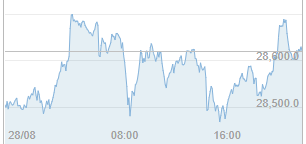
#> input picture ImageM/image3.PNG, 306 x 144 px, given in place of 13_CNN_conv_imag_ex.jpg, which was not available
$ jupyter execute --allow-errors CNN_main__teacher.ipynb   (shell and % lines are left out)   (text cells are left out)
#> lines starting #> are read from the running program, lines starting #| are printed output that depends on the picture; pictures that were not available may be replaced by others from this repository, and a replacement may not be noted
[cell 1]
import numpy as np

def convolve2d(input_, kernel):
    input_shape = input_.shape
    kernel_shape = kernel.shape
    output_shape = (input_shape[0] - kernel_shape[0],
                    input_shape[1] - kernel_shape[1])
    output = np.zeros(output_shape)
    for x in range(output_shape[0]):
        for y in range(output_shape[1]):
            i = input_[x:x+kernel_shape[0], y:y+kernel_shape[1]]
            output[x, y] = np.sum(i * kernel)
    return output

[cell 2]
import matplotlib.pyplot as plt
from skimage import io, color
from skimage import exposure

[cell 3]
def load_image(path):
    # Load the image
#> called with path = '../imgs/13_CNN_conv_imag_ex.jpg'
    img = io.imread(path)
#> img is the input picture: shape (144, 306, 4); mean R, G, B, A 236.6, 242.7, 246.3, 255
    # Convert the image to grayscale (1 channel)
    img = color.rgb2gray(img)
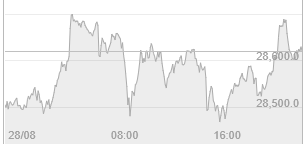
#> img: shape (144, 306) float64; min 0.627, max 1, mean 0.948
    return img

[cell 4]
import warnings

def run(image_path, kernel=np.array([[-1,-1,-1],[-1,8,-1],[-1,-1,-1]])):
    img = load_image(image_path)
    edges = convolve2d(img, kernel)
    # Adjust the contrast of the filtered image by applying Histogram Equalization
    with warnings.catch_warnings():
        warnings.simplefilter("ignore")
        edges_equalized = exposure.equalize_adapthist(edges/np.max(np.abs(edges)), clip_limit=0.03)
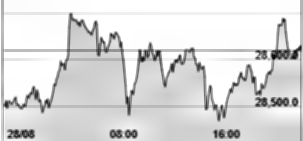
#> edges_equalized: shape (141, 303) float64; min 0, max 1, mean 0.861
        plt.imshow(edges_equalized, cmap=plt.cm.gray)
        plt.axis('off')
        plt.show()

[cell 5]
run('../imgs/13_CNN_conv_imag_ex.jpg', np.array([[1,1,1],[1,1,1],[1,1,1]])/9.0) #Blur filter

[cell 6]
run('../imgs/13_CNN_conv_imag_ex.jpg', np.array([[0,-1,0],[-1,5,-1],[0,-1,0]])) #Sharpen filter
#> call 2 of run, with image_path = '../imgs/13_CNN_conv_imag_ex.jpg', kernel = array of shape (3, 3)
#> after the loop in convolve2d (call 2), `for x in range(output_shape[0]):`:
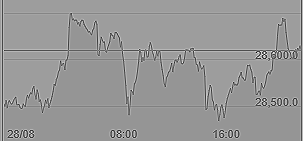
#> output: shape (141, 303) float64; min -0.456, max 1.9, mean 0.947; drawn with min black and max white
#> in run (call 2), `edges_equalized = exposure.equalize_adapthist(edges/np.max(np.abs(edge..`:
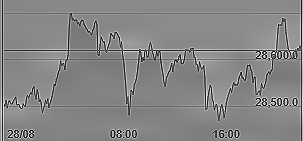
#> edges_equalized: shape (141, 303) float64; min 0, max 1, mean 0.526

[cell 7]
def convolve2d_stride(input_, kernel, stride):
#> called with kernel = array of shape (3, 3), stride = 4
    input_shape = input_.shape
#> input_shape = (144, 306)
    kernel_shape = kernel.shape
    output_shape = np.array([input_shape[0] - kernel_shape[0],
                    input_shape[1] - kernel_shape[1]]) // stride
#> output_shape = [35, 75]
    output_shape = output_shape + 1 if stride > 1 else output_shape
#> output_shape = [36, 76]
    output = np.zeros(output_shape)
    for i, x in enumerate(range(0, input_shape[0] - kernel_shape[0], stride)):
        for j, y in enumerate(range(0, input_shape[1] - kernel_shape[1], stride)):
            m = input_[x:x + kernel_shape[0],
                       y:y + kernel_shape[1]]
            output[i, j] = np.sum(m * kernel)
#> output: shape (36, 76) float64
    return output

[cell 8]
def run_stride(image_path, kernel=np.array([[-1,-1,-1],[-1,8,-1],[-1,-1,-1]]), stride=2):
    img = load_image(image_path)
    edges = convolve2d_stride(img, kernel, stride)
    # Adjust the contrast of the filtered image by applying Histogram Equalization
    with warnings.catch_warnings():
        warnings.simplefilter("ignore")
        edges_equalized = exposure.equalize_adapthist(edges/np.max(np.abs(edges)), clip_limit=0.03)
#> edges_equalized: shape (36, 76) float64
        plt.imshow(edges_equalized, cmap=plt.cm.gray)    # plot the edges_clipped
        plt.axis('off')
        plt.show()

[cell 9]
run_stride('../imgs/13_CNN_conv_imag_ex.jpg', np.array([[0,-1,0],[-1,5,-1],[0,-1,0]]), 4)

[cell 10]
run_stride('../imgs/13_CNN_conv_imag_ex.jpg', np.array([[0,-1,0],[-1,5,-1],[0,-1,0]]), 10)
#> call 2 of run_stride, with image_path = '../imgs/13_CNN_conv_imag_ex.jpg', kernel = array of shape (3, 3), stride = 10
#> in run_stride (call 2), `plt.show()`:
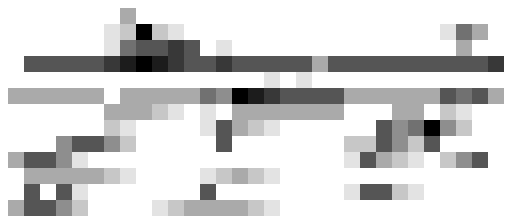
#> figure drawn by matplotlib, 1 panel

[cell 11]
def convolve2d_stride_padding(input_, kernel, stride, padding):
#> called with kernel = array of shape (3, 3), stride = 1, padding = 1
    input_shape = input_.shape
#> input_shape = (144, 306)
    kernel_shape = kernel.shape
    output_shape = (np.array([input_shape[0] - kernel_shape[0],
                    input_shape[1] - kernel_shape[1]]) + 2 * padding)// stride
#> output_shape = [143, 305]
    output_shape = output_shape + 1 if stride > 1 or padding > 1 else output_shape

    zero_padding_x = np.zeros((padding, input_shape[1]))
    input_padding = np.vstack((zero_padding_x, input_, zero_padding_x))
    ipad_shape = input_padding.shape
#> ipad_shape = (146, 306)
    zero_padding_y = np.zeros((ipad_shape[0], padding))
#> zero_padding_y = 146 values from 0 to 0
    input_padding = np.hstack((zero_padding_y, input_padding, zero_padding_y))
#> input_padding: shape (146, 308) float64
    ipad_shape = input_padding.shape

    output = np.zeros(output_shape)
    for i, x in enumerate(range(0, ipad_shape[0] - kernel_shape[0], stride)):
        for j, y in enumerate(range(0, ipad_shape[1] - kernel_shape[1], stride)):
            m = input_padding[x:x + kernel_shape[0],
                       y:y + kernel_shape[1]]
            output[i, j] = np.sum(m * kernel)
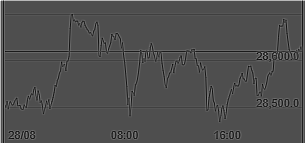
#> output: shape (143, 305) float64; min -2.24, max 5, mean 0.0308; drawn with min black and max white
    return output

[cell 12]
def run_stride_padding(image_path, kernel=np.array([[-1,-1,-1],[-1,8,-1],[-1,-1,-1]]),
                       stride=2, padding=2):
    img = load_image(image_path)
    edges = convolve2d_stride_padding(img, kernel, stride, padding)
    # Adjust the contrast of the filtered image by applying Histogram Equalization
    with warnings.catch_warnings():
        warnings.simplefilter("ignore")
        edges_equalized = exposure.equalize_adapthist(edges/np.max(np.abs(edges)), clip_limit=0.03)
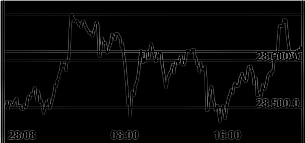
#> edges_equalized: shape (143, 305) float64; min 0, max 1, mean 0.0302
        plt.imshow(edges_equalized, cmap=plt.cm.gray)
        plt.axis('off')
        plt.show()

[cell 13]
run_stride_padding('../imgs/13_CNN_conv_imag_ex.jpg', kernel=np.array([[-1,-1,-1],[-1,8,-1],[-1,-1,-1]]),
                       stride=1, padding=1)

[cell 14]
run_stride_padding('../imgs/13_CNN_conv_imag_ex.jpg', kernel=np.array([[-1,-1,-1],[-1,8,-1],[-1,-1,-1]]),
                       stride=1, padding=2)
#> call 2 of run_stride_padding, with image_path = '../imgs/13_CNN_conv_imag_ex.jpg', kernel = array of shape (3, 3), stride = 1, padding = 2
#> call 2 of convolve2d_stride_padding, with kernel = array of shape (3, 3), stride = 1, padding = 2
#> in convolve2d_stride_padding (call 2), `input_padding = np.hstack((zero_padding_y, input_padding, zero_padding..`:
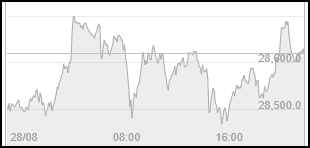
#> input_padding: shape (148, 310) float64; min 0, max 1, mean 0.91
#> after the loop in convolve2d_stride_padding (call 2), `for i, x in enumerate(range(0, ipad_shape[0] - kernel_shape[0], stride..`:
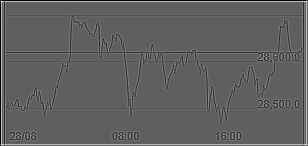
#> output: shape (146, 308) float64; min -3, max 5, mean 0.0286; drawn with min black and max white
#> in run_stride_padding (call 2), `edges_equalized = exposure.equalize_adapthist(edges/np.max(np.abs(edge..`:
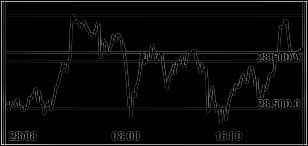
#> edges_equalized: shape (146, 308) float64; min 0, max 1, mean 0.036

[cell 15]
#MNIST
from keras.datasets import mnist
from keras.utils import np_utils

# Image Size
img_rows, img_cols = 28, 28

# Prepare dataset
#> (the rest of this cell did not finish here and is left out)

#> (a cell that did not finish here is left out)

[cell 17]
from keras.models import Sequential
from keras.layers import Dense, Dropout, Activation, Flatten
from keras.layers import Conv2D, MaxPooling2D

# Filter
nb_filters = 32
# Pooling
pool_size = (2, 2)
# Kernel
kernel_size = (3, 3)


# CNN
#> (the rest of this cell did not finish here and is left out)

#> (a cell that did not finish here is left out)

#> (a cell that did not finish here is left out)

[cell 20]
# Visualize weights
figure = plt.figure(figsize=(20, 8))
filters = []
#> (the rest of this cell did not finish here and is left out)

[cell 21]
index = 0
#> (the rest of this cell did not finish here and is left out)

[cell 22]
from keras.datasets import cifar10

#load dataset
#> (the rest of this cell did not finish here and is left out)

[cell 23]
NB_CLASSES = 10

#Convert to categorical
#> (the rest of this cell did not finish here and is left out)

[cell 24]
from keras.optimizers import RMSprop

#CIFAR_10 is a set of 60k images 32x32 pixels on 3 channels
IMG_CHANNELS = 3
IMG_ROWS = 32
IMG_COLS = 32

#constant
BATCH_SIZE = 128
NB_EPOCH = 20
VERBOSE = 1
VALIDATION_SPLIT = 0.2
#> (the rest of this cell did not finish here and is left out)

#> (a cell that did not finish here is left out)

[cell 26]
from keras import backend as K

def layer_to_visualize(layer):
    inputs = [K.learning_phase()] + model.inputs

    _convout1_f = K.function(inputs, [layer.output])
    def convout1_f(X):
        # The [0] is to disable the training phase flag
        return _convout1_f([0] + [X])

    convolutions = convout1_f(img_to_visualize)
    convolutions = np.squeeze(convolutions)

    print ('Shape of conv:', convolutions.shape)

    n = convolutions.shape[0]
    n = int(np.ceil(np.sqrt(n)))

    # Visualization of each filter of the layer
    fig = plt.figure(figsize=(20,8))
    for i in range(len(convolutions)):
        ax = fig.add_subplot(n,n,i+1)
        ax.imshow(convolutions[i], cmap=plt.get_cmap('gray'))

[cell 27]
index = 2
#> (the rest of this cell did not finish here and is left out)

[cell 28]
from keras.layers import ZeroPadding2D
from keras.optimizers import SGD

#define a VGG16 network
def VGG_16():

    K.set_image_dim_ordering('th')
#> (this line was passed over: keras is not available in this run)

$ run again, on ImageM/image4.PNG
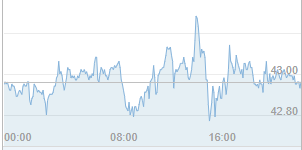
#> input picture ImageM/image4.PNG, 302 x 150 px, given in place of 13_CNN_conv_imag_ex.jpg, which was not available
#> in load_image, img is the input picture: shape (150, 302, 4); mean R, G, B, A 237.6, 243.3, 246.8, 255
#> img: shape (150, 302) float64
#> after the loop in convolve2d_stride_padding (call 2), `for i, x in enumerate(range(0, ipad_shape[0] - kernel_shape[0], stride..`:
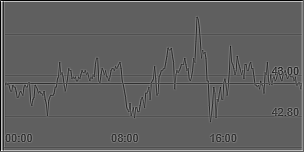
#> output: shape (152, 304) float64; min -3, max 5, mean 0.0257; drawn with min black and max white
#> in run_stride_padding (call 2), `edges_equalized = exposure.equalize_adapthist(edges/np.max(np.abs(edge..`:
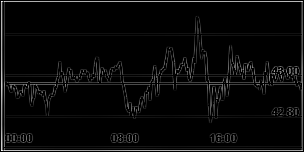
#> edges_equalized: shape (152, 304) float64; min 0, max 1, mean 0.0371

$ run again, on ImageM/image5.PNG
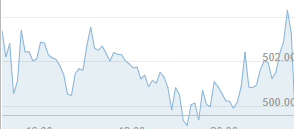
#> input picture ImageM/image5.PNG, 294 x 129 px, given in place of 13_CNN_conv_imag_ex.jpg, which was not available
#> in load_image, img is the input picture: shape (129, 294, 4); mean R, G, B, A 239.3, 244.6, 247.7, 255
#> img: shape (129, 294) float64
#> in run_stride_padding (call 2), `edges_equalized = exposure.equalize_adapthist(edges/np.max(np.abs(edge..`:
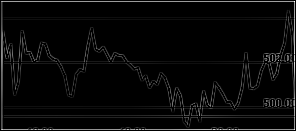
#> edges_equalized: shape (131, 296) float64; min 0, max 1, mean 0.033
